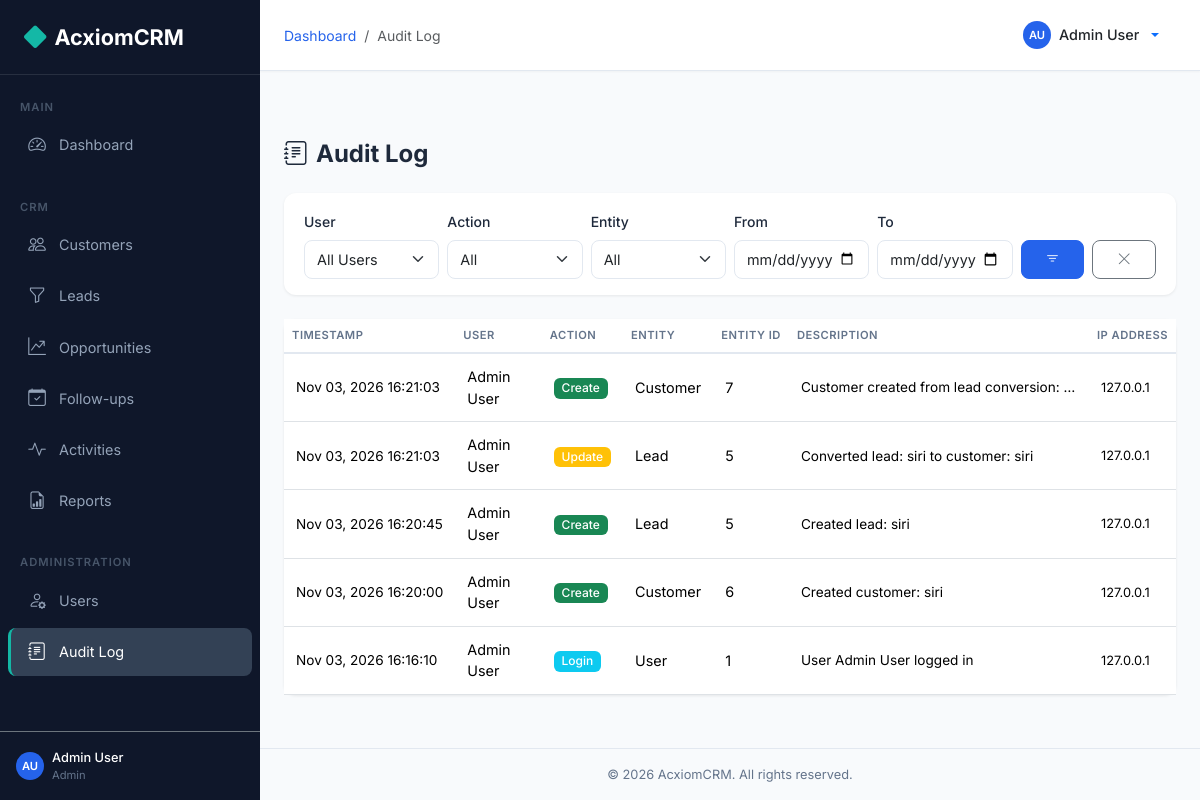
/audit/ (signed in), run on the app's committed database.
### backend/models.py (models this page shows, shortened)
class User(UserMixin, db.Model):
    __tablename__ = 'users'
    id = db.Column(db.Integer, primary_key=True)
    first_name = db.Column(db.String(50), nullable=False)
    last_name = db.Column(db.String(50), nullable=False)
    email = db.Column(db.String(120), unique=True, nullable=False, index=True)
    password_hash = db.Column(db.String(256), nullable=False)
    phone = db.Column(db.String(20))
    role_id = db.Column(db.Integer, db.ForeignKey('roles.id'), nullable=False)
    is_active = db.Column(db.Boolean, default=True)
    failed_login_count = db.Column(db.Integer, default=0)
    lockout_until = db.Column(db.DateTime, nullable=True)
    created_at = db.Column(db.DateTime, default=datetime.utcnow)
    updated_at = db.Column(db.DateTime, default=datetime.utcnow, onupdate=datetime.utcnow)
    customers = db.relationship('Customer', backref='assigned_user', lazy='dynamic', foreign_keys='Customer.assigned_to')
    leads = db.relationship('Lead', backref='assigned_user', lazy='dynamic', foreign_keys='Lead.assigned_to')
    opportunities = db.relationship('Opportunity', backref='assigned_user', lazy='dynamic', foreign_keys='Opportunity.assigned_to')
    @property
    def full_name(self):
        return f'{self.first_name} {self.last_name}'
    def is_admin(self):
        return self.role and self.role.name == 'Admin'

class Role(db.Model):
    __tablename__ = 'roles'
    id = db.Column(db.Integer, primary_key=True)
    name = db.Column(db.String(50), unique=True, nullable=False)
    description = db.Column(db.String(200))
    permissions = db.relationship('Permission', secondary=role_permissions, backref='roles')
    users = db.relationship('User', backref='role', lazy='dynamic')

class AuditLog(db.Model):
    __tablename__ = 'audit_logs'
    id = db.Column(db.Integer, primary_key=True)
    user_id = db.Column(db.Integer, db.ForeignKey('users.id'))
    action = db.Column(db.String(20), nullable=False)  # Login, Create, Update, Delete
    entity = db.Column(db.String(50))  # Customer, Lead, Opportunity, etc.
    entity_id = db.Column(db.Integer)
    description = db.Column(db.Text)
    ip_address = db.Column(db.String(45))
    timestamp = db.Column(db.DateTime, default=datetime.utcnow, index=True)
    user = db.relationship('User', backref='audit_logs')

### backend/routes/audit.py (the view)
@audit_bp.route('/')
@login_required
@role_required('Admin')
def list_logs():
    user_id = request.args.get('user_id', type=int)
    action = request.args.get('action', '').strip()
    entity = request.args.get('entity', '').strip()
    date_from = request.args.get('date_from', '').strip()
    date_to = request.args.get('date_to', '').strip()
    page = request.args.get('page', 1, type=int)
    q = AuditLog.query
    if user_id:
        q = q.filter_by(user_id=user_id)
    if action:
        q = q.filter_by(action=action)
    if entity:
        q = q.filter_by(entity=entity)
    if date_from:
        try:
            q = q.filter(AuditLog.timestamp >= datetime.strptime(date_from, '%Y-%m-%d'))
        except ValueError:
            pass
    if date_to:
        try:
            q = q.filter(AuditLog.timestamp <= datetime.strptime(date_to + ' 23:59:59', '%Y-%m-%d %H:%M:%S'))
        except ValueError:
            pass
    logs = q.order_by(AuditLog.timestamp.desc()).paginate(page=page, per_page=20, error_out=False)
    users = User.query.order_by(User.first_name).all()
    return render_template('audit/list.html', logs=logs, users=users)

### backend/models.py (called while the page is built)
@login_manager.user_loader
def load_user(user_id):
    return User.query.get(int(user_id))

### backend/routes/helpers.py (called while the page is built)
def role_required(*role_names):
    def decorator(f):
        @wraps(f)
        def decorated_function(*args, **kwargs):
            if not current_user.is_authenticated:
                return redirect(url_for('auth.login'))
            if current_user.role.name not in role_names:
                abort(403)
            return f(*args, **kwargs)
        return decorated_function
    return decorator

### frontend/templates/audit/list.html (shortened to what this page needs)
{% extends 'base.html' %}
{% block breadcrumb %}
<li class="breadcrumb-item"><a href="{{ url_for('dashboard.index') }}">Dashboard</a></li>
<li class="breadcrumb-item active">Audit Log</li>
{% endblock %}
{% block content %}
<div class="page-header"><h1><i class="bi bi-journal-text me-2"></i>Audit Log</h1></div>
<div class="filter-bar">
    <form method="GET" class="row g-2 align-items-end">
        <div class="col-md-2">
            <label class="form-label">User</label>
            <select class="form-select" name="user_id">
                <option value="">All Users</option>
            </select>
        </div>
        <div class="col-md-2">
            <label class="form-label">Action</label>
            <select class="form-select" name="action">
                <option value="">All</option>
            </select>
        </div>
        <div class="col-md-2">
            <label class="form-label">Entity</label>
            <select class="form-select" name="entity">
                <option value="">All</option>
            </select>
        </div>
        <div class="col-md-2">
            <label class="form-label">From</label>
            <input type="date" class="form-control" name="date_from" value="{{ request.args.get('date_from','') }}">
        </div>
        <div class="col-md-2">
            <label class="form-label">To</label>
            <input type="date" class="form-control" name="date_to" value="{{ request.args.get('date_to','') }}">
        </div>
        <div class="col-md-1"><button type="submit" class="btn btn-primary w-100"><i class="bi bi-filter"></i></button></div>
        <div class="col-md-1"><a href="{{ url_for('audit.list_logs') }}" class="btn btn-outline-secondary w-100"><i class="bi bi-x-lg"></i></a></div>
    </form>
</div>
<div class="card">
    <div class="card-body p-0">
        {% if logs.items %}
        <div class="table-responsive">
            <table class="table table-hover mb-0">
                <thead><tr><th>Timestamp</th><th>User</th><th>Action</th><th>Entity</th><th>Entity ID</th><th>Description</th><th>IP Address</th></tr></thead>
                <tbody>
                    {% for log in logs.items %}
                    <tr>
                        <td style="font-size:0.85rem;white-space:nowrap;">{{ log.timestamp.strftime('%b %d, %Y %H:%M:%S') }}</td>
                        <td>{{ log.user.full_name if log.user else 'System' }}</td>
                        <td><span class="badge bg-{% if log.action == 'Login' %}info{% elif log.action == 'Create' %}success{% elif log.action == 'Update' %}warning{% elif log.action == 'Delete' %}danger{% else %}secondary{% endif %}">{{ log.action }}</span></td>
                        <td>{{ log.entity or '-' }}</td>
                        <td>{{ log.entity_id or '-' }}</td>
                        <td style="font-size:0.85rem;max-width:300px;" class="text-truncate">{{ log.description or '-' }}</td>
                        <td style="font-size:0.8rem;">{{ log.ip_address or '-' }}</td>
                    </tr>
                    {% endfor %}
                </tbody>
            </table>
        </div>
        {% else %}
        <div class="empty-state"><i class="bi bi-journal-text"></i><p>No audit log entries found</p></div>
        {% endif %}
    </div>
</div>
{% endblock %}

### frontend/templates/base.html (shortened to what this page needs)
<!DOCTYPE html>
<html lang="en">
<head>
    <link href="https://cdn.jsdelivr.net/npm/bootstrap@5.3.2/dist/css/bootstrap.min.css" rel="stylesheet">
    <link href="https://cdn.jsdelivr.net/npm/bootstrap-icons@1.11.2/font/bootstrap-icons.min.css" rel="stylesheet">
    <link href="{{ url_for('static', filename='css/style.css') }}" rel="stylesheet">
</head>
<body>
    <nav id="sidebar" class="sidebar">
        <div class="sidebar-brand">
            <i class="bi bi-diamond-fill"></i> AcxiomCRM
        </div>
        <div class="sidebar-nav">
            <div class="sidebar-section">Main</div>
            <ul class="nav flex-column">
                <li class="nav-item">
                    <a class="nav-link {% if request.endpoint == 'dashboard.index' %}active{% endif %}" href="{{ url_for('dashboard.index') }}">
                        <i class="bi bi-speedometer2"></i> Dashboard
                    </a>
                </li>
            </ul>
            <div class="sidebar-section mt-3">CRM</div>
            <ul class="nav flex-column">
                <li class="nav-item">
                    <a class="nav-link {% if 'customers' in (request.endpoint or '') %}active{% endif %}" href="{{ url_for('customers.list_customers') }}">
                        <i class="bi bi-people"></i> Customers
                    </a>
                </li>
                <li class="nav-item">
                    <a class="nav-link {% if 'leads' in (request.endpoint or '') %}active{% endif %}" href="{{ url_for('leads.list_leads') }}">
                        <i class="bi bi-funnel"></i> Leads
                    </a>
                </li>
                <li class="nav-item">
                    <a class="nav-link {% if 'opportunities' in (request.endpoint or '') %}active{% endif %}" href="{{ url_for('opportunities.list_opportunities') }}">
                        <i class="bi bi-graph-up-arrow"></i> Opportunities
                    </a>
                </li>
                <li class="nav-item">
                    <a class="nav-link {% if 'followups' in (request.endpoint or '') %}active{% endif %}" href="{{ url_for('followups.list_followups') }}">
                        <i class="bi bi-calendar-check"></i> Follow-ups
                    </a>
                </li>
                <li class="nav-item">
                    <a class="nav-link {% if 'activities' in (request.endpoint or '') %}active{% endif %}" href="{{ url_for('activities.list_activities') }}">
                        <i class="bi bi-activity"></i> Activities
                    </a>
                </li>
                <li class="nav-item">
                    <a class="nav-link {% if 'reports' in (request.endpoint or '') %}active{% endif %}" href="{{ url_for('reports.index') }}">
                        <i class="bi bi-file-earmark-bar-graph"></i> Reports
                    </a>
                </li>
            </ul>
            {% if current_user.is_admin() %}
            <div class="sidebar-section mt-3">Administration</div>
            <ul class="nav flex-column">
                <li class="nav-item">
                    <a class="nav-link {% if 'users' in (request.endpoint or '') %}active{% endif %}" href="{{ url_for('users.list_users') }}">
                        <i class="bi bi-person-gear"></i> Users
                    </a>
                </li>
                <li class="nav-item">
                    <a class="nav-link {% if 'audit' in (request.endpoint or '') %}active{% endif %}" href="{{ url_for('audit.list_logs') }}">
                        <i class="bi bi-journal-text"></i> Audit Log
                    </a>
                </li>
            </ul>
            {% endif %}
        </div>
        <div class="p-3 border-top border-secondary">
            <div class="d-flex align-items-center gap-2">
                <div class="user-avatar user-avatar-sm">{{ current_user.first_name[0] }}{{ current_user.last_name[0] }}</div>
                <div class="flex-grow-1">
                    <div style="font-size:0.8rem;color:#fff;font-weight:500;">{{ current_user.full_name }}</div>
                    <div style="font-size:0.7rem;color:#64748B;">{{ current_user.role.name }}</div>
                </div>
            </div>
        </div>
    </nav>
    <div class="main-content">
        <div class="top-navbar">
            <div class="d-flex align-items-center gap-3">
                <nav aria-label="breadcrumb">
                    <ol class="breadcrumb mb-0">
                        {% block breadcrumb %}{% endblock %}
                    </ol>
                </nav>
            </div>
            <div class="dropdown">
                <button class="btn btn-link text-decoration-none dropdown-toggle d-flex align-items-center gap-2" type="button" data-bs-toggle="dropdown">
                    <div class="user-avatar user-avatar-sm">{{ current_user.first_name[0] }}{{ current_user.last_name[0] }}</div>
                    <span class="text-dark fw-medium" style="font-size:0.9rem;">{{ current_user.full_name }}</span>
                </button>
            </div>
        </div>
        <div class="content-area pb-0 pt-3" style="padding-bottom:0!important;">
        </div>
        <div class="content-area">
            {% block content %}{% endblock %}
        </div>
        <div class="footer">
            &copy; 2026 AcxiomCRM. All rights reserved.
        </div>
    </div>
</body>
</html>

### frontend/static/css/style.css (style rules this page uses)
:root { --primary: #2563EB; --primary-dark: #1D4ED8; --sidebar-bg: #0F172A; --sidebar-hover: #1E293B; --sidebar-active: #334155; --bg: #F8FAFC; --card-bg: #FFFFFF; --accent: #14B8A6; --text-primary: #1E293B; --text-secondary: #64748B; --border: #E2E8F0; --sidebar-width: 260px; }
body { background-color: var(--bg); font-family: 'Inter', -apple-system, BlinkMacSystemFont, 'Segoe UI', sans-serif; color: var(--text-primary); }
.sidebar { position: fixed; top: 0; left: 0; width: var(--sidebar-width); height: 100vh; background: var(--sidebar-bg); z-index: 1040; transition: transform 0.3s ease; overflow-y: auto; display: flex; flex-direction: column; }
.sidebar-brand { padding: 1.25rem 1.5rem; font-size: 1.35rem; font-weight: 700; color: #fff; border-bottom: 1px solid rgba(255,255,255,0.1); display: flex; align-items: center; gap: 0.5rem; }
.sidebar-brand i { color: var(--accent); font-size: 1.4rem; }
.sidebar-nav { flex: 1; padding: 0.75rem 0; }
.sidebar-nav .nav-item { margin: 2px 8px; }
.sidebar-nav .nav-link { color: #94A3B8; padding: 0.65rem 1rem; border-radius: 8px; display: flex; align-items: center; gap: 0.75rem; font-size: 0.9rem; transition: all 0.2s; text-decoration: none; border-left: 3px solid transparent; }
.sidebar-nav .nav-link.active { color: #fff; background: var(--sidebar-active); border-left-color: var(--accent); }
.sidebar-nav .nav-link i { font-size: 1.1rem; width: 20px; text-align: center; }
.sidebar-section { padding: 0.75rem 1.25rem 0.25rem; font-size: 0.7rem; text-transform: uppercase; letter-spacing: 1px; color: #475569; font-weight: 600; }
.main-content { margin-left: var(--sidebar-width); min-height: 100vh; display: flex; flex-direction: column; }
.top-navbar { background: var(--card-bg); border-bottom: 1px solid var(--border); padding: 0.75rem 1.5rem; display: flex; align-items: center; justify-content: space-between; position: sticky; top: 0; z-index: 1030; box-shadow: 0 1px 2px rgba(0,0,0,0.04); }
.content-area { padding: 1.5rem; flex: 1; }
.card { border: none; border-radius: 12px; box-shadow: 0 1px 3px rgba(0,0,0,0.08); background: var(--card-bg); }
.table { font-size: 0.9rem; margin-bottom: 0; }
.table th { font-weight: 600; color: var(--text-secondary); text-transform: uppercase; font-size: 0.7rem; letter-spacing: 0.5px; border-bottom: 2px solid var(--border); white-space: nowrap; }
.table td { vertical-align: middle; padding: 0.75rem; }
.badge { font-weight: 500; font-size: 0.75rem; padding: 0.35em 0.65em; border-radius: 6px; }
.form-control, .form-select { border-radius: 8px; border: 1px solid var(--border); padding: 0.5rem 0.75rem; font-size: 0.9rem; transition: border-color 0.2s, box-shadow 0.2s; }
.form-label { font-weight: 500; font-size: 0.875rem; color: var(--text-primary); }
.btn { border-radius: 8px; font-size: 0.9rem; font-weight: 500; padding: 0.5rem 1rem; }
.btn-primary { background: var(--primary); border-color: var(--primary); }
.breadcrumb { margin-bottom: 0; font-size: 0.875rem; background: transparent; }
.breadcrumb-item a { color: var(--primary); text-decoration: none; }
.page-header { display: flex; justify-content: space-between; align-items: center; margin-bottom: 1.5rem; flex-wrap: wrap; gap: 0.75rem; }
.page-header h1 { font-size: 1.5rem; font-weight: 700; margin: 0; }
.filter-bar { background: var(--card-bg); border-radius: 12px; padding: 1rem 1.25rem; margin-bottom: 1.5rem; box-shadow: 0 1px 3px rgba(0,0,0,0.08); }
.user-avatar { width: 36px; height: 36px; border-radius: 50%; background: var(--primary); color: #fff; display: flex; align-items: center; justify-content: center; font-weight: 600; font-size: 0.85rem; }
.user-avatar-sm { width: 28px; height: 28px; font-size: 0.7rem; }
.footer { padding: 1rem 1.5rem; text-align: center; color: var(--text-secondary); font-size: 0.8rem; border-top: 1px solid var(--border); }

### data on the page
User: first_name "A", last_name "U", full_name "Admin User"
Role: role.name "Admin"
AuditLog: timestamp "Nov 03, 2026 16:21:03", user "Admin User", action "Create", entity "Customer", entity "7", description "Customer created from lead conversion:…", ip_address "127.0.0.1"
AuditLog: timestamp "Nov 03, 2026 16:21:03", user "Admin User", action "Update", entity "Lead", entity "5", description "Converted lead: siri to customer: siri", ip_address "127.0.0.1"
AuditLog: timestamp "Nov 03, 2026 16:20:45", user "Admin User", action "Create", entity "Lead", entity "5", description "Created lead: siri", ip_address "127.0.0.1"
AuditLog: timestamp "Nov 03, 2026 16:20:00", user "Admin User", action "Create", entity "Customer", entity "6", description "Created customer: siri", ip_address "127.0.0.1"
AuditLog: timestamp "Nov 03, 2026 16:16:10", user "Admin User", action "Login", entity "User", entity "1", description "User Admin User logged in", ip_address "127.0.0.1"
